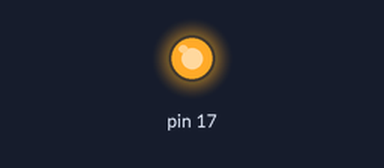
This sketch was run on a simulated Arduino Uno, built with avr-gcc and run on an emulated ATmega328P. Parts: output pins drawn as LEDs (lit = HIGH).

Above: at 2.5 s.
At 7.5 s:
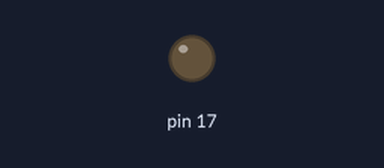
Timing chart, 0 to 13.0 s (numbered marks = the images above):
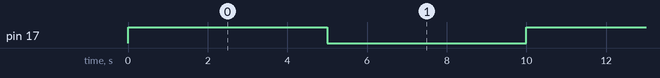

The sketch:

sketch_mar27a.ino
```cpp
void setup() {
  // put your setup code here, to run once:
  pinMode(17, OUTPUT);
}

void loop() {
  // put your main code here, to run repeatedly:
  digitalWrite(17, HIGH);
  delay(5000);
  digitalWrite(17, LOW);
  delay(5000);
}
```

Measured:
- by itself, pin 17: alternates HIGH for 5.0 s and LOW for 5.0 s
